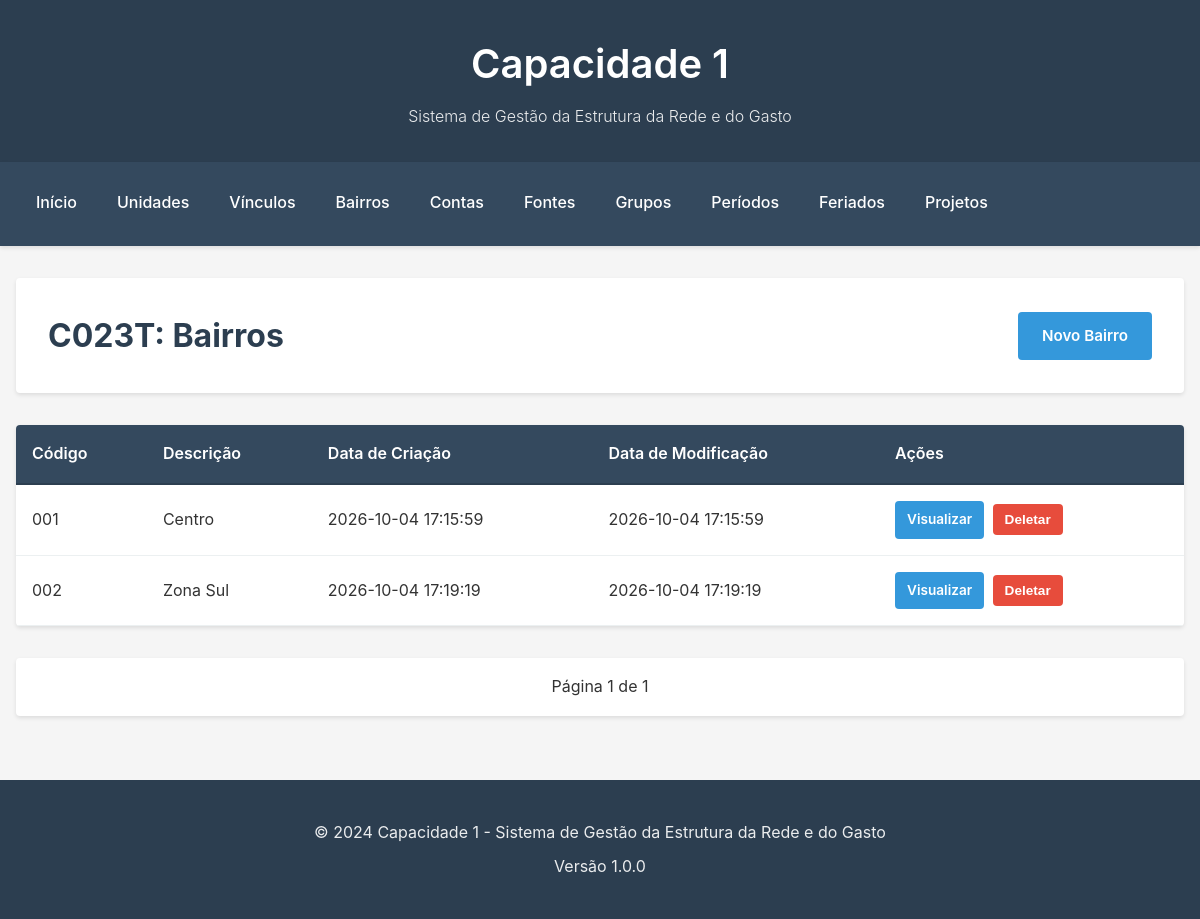
/bairro/, run on an earlier commit of the app's database.
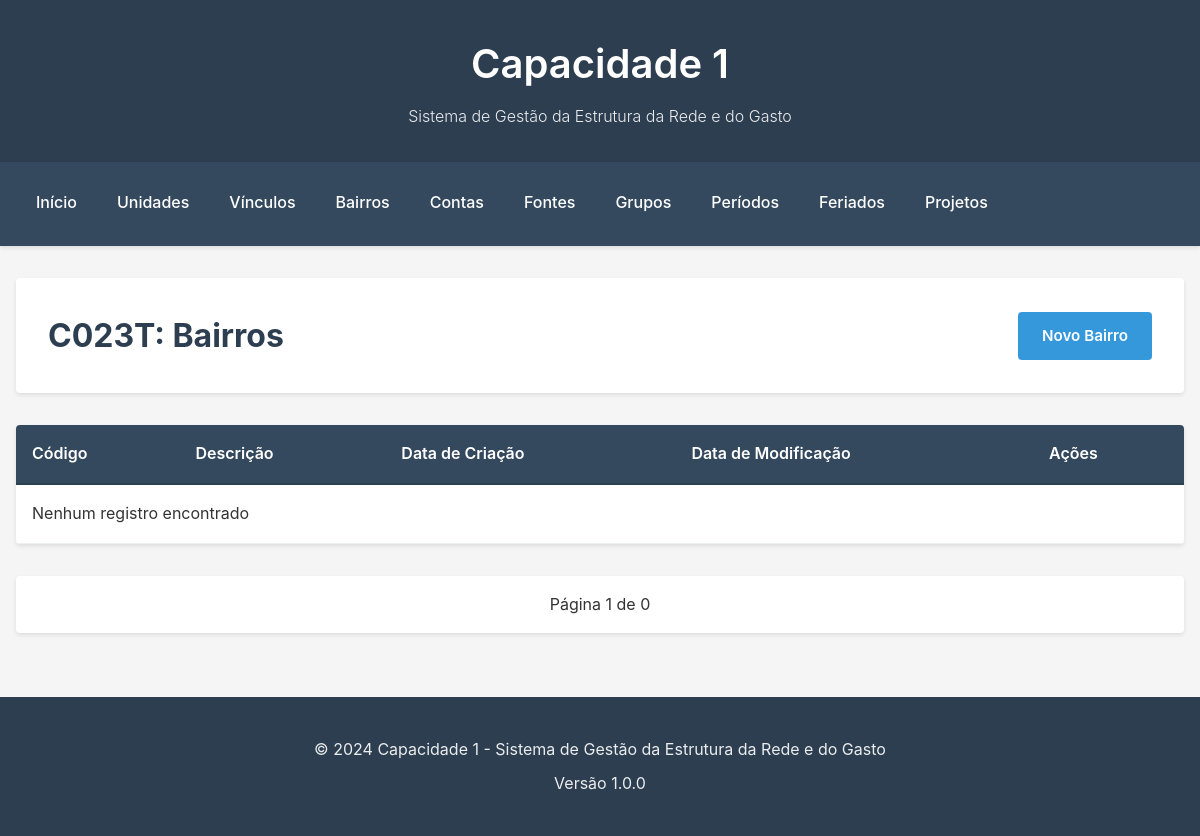
And on a later commit of the database.
### app/models/bairro.py (models this page shows, shortened)
class BAIRRO(db.Model):
    __tablename__ = 'bairro'
    codigo_bairro = db.Column(db.Integer, primary_key=True, autoincrement=True)
    descricao = db.Column(db.String(25), nullable=False)
    data_criacao = db.Column(db.DateTime, default=datetime.utcnow, nullable=False)
    data_modificacao = db.Column(db.DateTime, default=datetime.utcnow, onupdate=datetime.utcnow, nullable=False)

### app/routes/bairro_routes.py (the view)
@bp.route('/', methods=['GET'])
def listar():
    page = request.args.get('page', 1, type=int)
    pagination = BAIRRO.query.order_by(BAIRRO.codigo_bairro).paginate(page=page, per_page=Config.ITEMS_PER_PAGE)
    return render_template('bairro/lista.html',
                         bairros=pagination.items,
                         pagination=pagination,
                         page=page)

### app/templates/bairro/lista.html (shortened to what this page needs)
{% extends "base.html" %}
{% block content %}
<div class="page-header">
    <h2>C023T: Bairros</h2>
    <div>
        <a href="{{ url_for('bairro.criar') }}" class="btn btn-primary">Novo Bairro</a>
    </div>
</div>
<table class="data-table">
    <thead>
        <tr>
            <th>Código</th>
            <th>Descrição</th>
            <th>Data de Criação</th>
            <th>Data de Modificação</th>
            <th>Ações</th>
        </tr>
    </thead>
    <tbody>
        {% if bairros %}
            {% for item in bairros %}
            <tr>
                <td>{{ "%03d" | format(item.codigo_bairro | int) }}</td>
                <td>{{ item.descricao }}</td>
                <td>{{ item.data_criacao.strftime('%Y-%m-%d %H:%M:%S') if item.data_criacao else '-' }}</td>
                <td>{{ item.data_modificacao.strftime('%Y-%m-%d %H:%M:%S') if item.data_modificacao else '-' }}</td>
                <td>
                    <a href="{{ url_for('bairro.editar', codigo_bairro=item.codigo_bairro) }}" class="btn btn-sm btn-info">Visualizar</a>
                    <form method="POST" action="{{ url_for('bairro.deletar', codigo_bairro=item.codigo_bairro) }}" style="display:inline;">
                        <button type="submit" class="btn btn-sm btn-danger" onclick="return confirm('Deletar este registro?')">Deletar</button>
                    </form>
                </td>
            </tr>
            {% endfor %}
        {% else %}
            <tr><td colspan="5">Nenhum registro encontrado</td></tr>
        {% endif %}
    </tbody>
</table>
{% if pagination %}
<div class="pagination">
    <span>Página {{ page }} de {{ pagination.pages }}</span>
</div>
{% endif %}
{% endblock %}

### app/templates/base.html (shortened to what this page needs)
<!DOCTYPE html>
<html lang="pt-BR">
<head>
</head>
<body>
    <header>
        <h1>Capacidade 1</h1>
        <p>Sistema de Gestão da Estrutura da Rede e do Gasto</p>
    </header>
    <nav>
        <ul>
            <li><a href="{{ url_for('index') }}">Início</a></li>
            <li><a href="{{ url_for('unidade.listar') }}">Unidades</a></li>
            <li><a href="{{ url_for('vinculo.listar') }}">Vínculos</a></li>
            <li><a href="{{ url_for('bairro.listar') }}">Bairros</a></li>
            <li><a href="{{ url_for('conta.listar') }}">Contas</a></li>
            <li><a href="{{ url_for('fonte.listar') }}">Fontes</a></li>
            <li><a href="{{ url_for('grupo.listar') }}">Grupos</a></li>
            <li><a href="{{ url_for('periodo.listar') }}">Períodos</a></li>
            <li><a href="{{ url_for('feriado.listar') }}">Feriados</a></li>
            <li><a href="{{ url_for('projeto.listar') }}">Projetos</a></li>
        </ul>
    </nav>
    <main>
        {% block content %}{% endblock %}
    </main>
    <footer>
        <p>&copy; 2024 Capacidade 1 - Sistema de Gestão da Estrutura da Rede e do Gasto</p>
        <p>Versão 1.0.0</p>
    </footer>
</body>
</html>

### app/templates/base.html (style rules this page uses)
* { margin: 0; padding: 0; box-sizing: border-box; }
html { font-size: 16px; }
body { font-family: -apple-system, BlinkMacSystemFont, "Segoe UI", Roboto, "Helvetica Neue", Arial, sans-serif; background-color: #f5f5f5; color: #333; line-height: 1.6; }
header { background-color: #2c3e50; color: white; padding: 2rem 1rem; text-align: center; box-shadow: 0 2px 4px rgba(0, 0, 0, 0.1); }
header h1 { font-size: 2.5rem; margin-bottom: 0.5rem; font-weight: 600; }
header p { font-size: 1rem; opacity: 0.9; font-weight: 300; }
nav { background-color: #34495e; padding: 1rem 0; box-shadow: 0 2px 4px rgba(0, 0, 0, 0.1); position: sticky; top: 0; z-index: 100; }
nav ul { list-style: none; display: flex; flex-wrap: wrap; gap: 0; max-width: 1400px; margin: 0 auto; padding: 0 1rem; }
nav li { flex: 0 0 auto; }
nav a { color: white; text-decoration: none; font-weight: 500; padding: 0.75rem 1.25rem; display: block; transition: background-color 0.3s; border-bottom: 3px solid transparent; }
main { max-width: 1400px; margin: 2rem auto; padding: 0 1rem; }
.page-header { display: flex; justify-content: space-between; align-items: center; margin-bottom: 2rem; background-color: white; padding: 2rem; border-radius: 4px; box-shadow: 0 2px 4px rgba(0, 0, 0, 0.1); flex-wrap: wrap; gap: 1rem; }
.page-header h2 { font-size: 2rem; color: #2c3e50; flex: 1; min-width: 300px; }
.page-header div { display: flex; gap: 0.5rem; flex-wrap: wrap; }
.btn { padding: 0.75rem 1.5rem; text-decoration: none; border-radius: 4px; font-weight: 600; cursor: pointer; border: none; transition: all 0.3s; font-size: 0.95rem; display: inline-block; text-align: center; white-space: nowrap; }
.btn-primary { background-color: #3498db; color: white; }
.data-table { width: 100%; border-collapse: collapse; background-color: white; box-shadow: 0 2px 4px rgba(0, 0, 0, 0.1); border-radius: 4px; overflow: hidden; margin-bottom: 2rem; }
.data-table thead { background-color: #34495e; color: white; }
.data-table th { padding: 1rem; text-align: left; font-weight: 600; border-bottom: 2px solid #2c3e50; }
.data-table td { padding: 1rem; border-bottom: 1px solid #ecf0f1; }
.pagination { text-align: center; margin-top: 2rem; padding: 1rem; background-color: white; border-radius: 4px; box-shadow: 0 2px 4px rgba(0, 0, 0, 0.1); }
.pagination a, .pagination span { margin: 0 0.25rem; }
footer { background-color: #2c3e50; color: white; text-align: center; padding: 2rem; margin-top: 4rem; }
footer p { margin: 0.5rem 0; opacity: 0.9; }

What changed in the data, as far as the page shows it:
removed BAIRRO: codigo_bairro "001", descricao "Centro", data_criacao "2026-10-04 17:15:59", data_modificacao "2026-10-04 17:15:59"
removed BAIRRO: codigo_bairro "002", descricao "Zona Sul", data_criacao "2026-10-04 17:19:19", data_modificacao "2026-10-04 17:19:19"
Also different on the page:
{{ pagination.pages }}: "1" → "0"
text now shown: "Nenhum registro encontrado"
